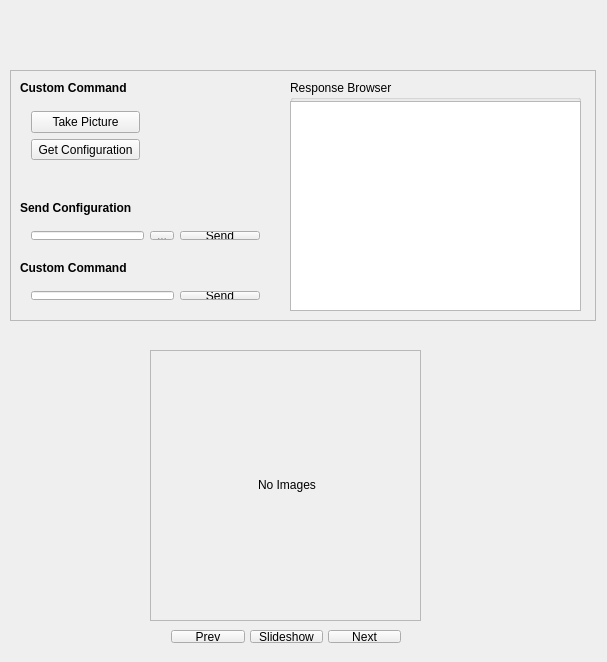
<?xml version="1.0" encoding="UTF-8"?>
<ui version="4.0">
 <class>RPiServer</class>
 <widget class="QMainWindow" name="RPiServer">
  <property name="geometry">
   <rect>
    <x>0</x>
    <y>0</y>
    <width>607</width>
    <height>662</height>
   </rect>
  </property>
  <property name="windowTitle">
   <string>RPiServer</string>
  </property>
  <widget class="QWidget" name="centralWidget">
   <widget class="QLabel" name="imageLbl">
    <property name="geometry">
     <rect>
      <x>162</x>
      <y>360</y>
      <width>250</width>
      <height>250</height>
     </rect>
    </property>
    <property name="text">
     <string>No Images</string>
    </property>
    <property name="alignment">
     <set>Qt::AlignCenter</set>
    </property>
   </widget>
   <widget class="QWidget" name="horizontalLayoutWidget">
    <property name="geometry">
     <rect>
      <x>160</x>
      <y>620</y>
      <width>252</width>
      <height>34</height>
     </rect>
    </property>
    <layout class="QHBoxLayout" name="horizontalLayout">
     <property name="spacing">
      <number>5</number>
     </property>
     <property name="topMargin">
      <number>10</number>
     </property>
     <item>
      <widget class="QPushButton" name="prevButton">
       <property name="text">
        <string>Prev</string>
       </property>
      </widget>
     </item>
     <item>
      <widget class="QPushButton" name="slideshowButton">
       <property name="text">
        <string>Slideshow</string>
       </property>
      </widget>
     </item>
     <item>
      <widget class="QPushButton" name="nextButton">
       <property name="text">
        <string>Next</string>
       </property>
      </widget>
     </item>
    </layout>
   </widget>
   <widget class="QFrame" name="frame">
    <property name="geometry">
     <rect>
      <x>10</x>
      <y>70</y>
      <width>586</width>
      <height>251</height>
     </rect>
    </property>
    <property name="frameShape">
     <enum>QFrame::StyledPanel</enum>
    </property>
    <property name="frameShadow">
     <enum>QFrame::Raised</enum>
    </property>
    <widget class="QGroupBox" name="groupBox_3">
     <property name="geometry">
      <rect>
       <x>280</x>
       <y>10</y>
       <width>291</width>
       <height>231</height>
      </rect>
     </property>
     <property name="title">
      <string>Response Browser</string>
     </property>
     <widget class="QTextBrowser" name="responseBrowser">
      <property name="geometry">
       <rect>
        <x>0</x>
        <y>21</y>
        <width>291</width>
        <height>210</height>
       </rect>
      </property>
     </widget>
    </widget>
    <widget class="QWidget" name="verticalLayoutWidget">
     <property name="geometry">
      <rect>
       <x>10</x>
       <y>30</y>
       <width>131</width>
       <height>71</height>
      </rect>
     </property>
     <layout class="QVBoxLayout" name="verticalLayout">
      <item>
       <widget class="QPushButton" name="takePicture">
        <property name="text">
         <string>Take Picture</string>
        </property>
       </widget>
      </item>
      <item>
       <widget class="QPushButton" name="getConfig">
        <property name="text">
         <string>Get Configuration</string>
        </property>
       </widget>
      </item>
     </layout>
    </widget>
    <widget class="QLabel" name="label_3">
     <property name="geometry">
      <rect>
       <x>10</x>
       <y>10</y>
       <width>151</width>
       <height>16</height>
      </rect>
     </property>
     <property name="font">
      <font>
       <weight>75</weight>
       <bold>true</bold>
      </font>
     </property>
     <property name="text">
      <string>Custom Command</string>
     </property>
    </widget>
    <widget class="QWidget" name="horizontalLayoutWidget_2">
     <property name="geometry">
      <rect>
       <x>10</x>
       <y>210</y>
       <width>251</width>
       <height>31</height>
      </rect>
     </property>
     <layout class="QHBoxLayout" name="horizontalLayout_2">
      <item>
       <widget class="QLineEdit" name="cmdEdit"/>
      </item>
      <item>
       <widget class="QPushButton" name="sendButton">
        <property name="text">
         <string>Send</string>
        </property>
       </widget>
      </item>
     </layout>
    </widget>
    <widget class="QLabel" name="label_2">
     <property name="geometry">
      <rect>
       <x>10</x>
       <y>190</y>
       <width>151</width>
       <height>16</height>
      </rect>
     </property>
     <property name="font">
      <font>
       <weight>75</weight>
       <bold>true</bold>
      </font>
     </property>
     <property name="text">
      <string>Custom Command</string>
     </property>
    </widget>
    <widget class="QWidget" name="horizontalLayoutWidget_3">
     <property name="geometry">
      <rect>
       <x>10</x>
       <y>150</y>
       <width>251</width>
       <height>31</height>
      </rect>
     </property>
     <layout class="QHBoxLayout" name="horizontalLayout_3">
      <item>
       <widget class="QLineEdit" name="configFile"/>
      </item>
      <item>
       <widget class="QToolButton" name="browseButton">
        <property name="text">
         <string>...</string>
        </property>
       </widget>
      </item>
      <item>
       <widget class="QPushButton" name="sendCfgButton">
        <property name="text">
         <string>Send</string>
        </property>
       </widget>
      </item>
     </layout>
    </widget>
    <widget class="QLabel" name="label_4">
     <property name="geometry">
      <rect>
       <x>10</x>
       <y>130</y>
       <width>151</width>
       <height>16</height>
      </rect>
     </property>
     <property name="font">
      <font>
       <weight>75</weight>
       <bold>true</bold>
      </font>
     </property>
     <property name="text">
      <string>Send Configuration</string>
     </property>
    </widget>
   </widget>
   <widget class="QFrame" name="frame_22">
    <property name="geometry">
     <rect>
      <x>150</x>
      <y>350</y>
      <width>271</width>
      <height>271</height>
     </rect>
    </property>
    <property name="frameShape">
     <enum>QFrame::StyledPanel</enum>
    </property>
    <property name="frameShadow">
     <enum>QFrame::Raised</enum>
    </property>
   </widget>
   <widget class="QLabel" name="imageTitle">
    <property name="geometry">
     <rect>
      <x>156</x>
      <y>330</y>
      <width>261</width>
      <height>20</height>
     </rect>
    </property>
    <property name="text">
     <string/>
    </property>
    <property name="alignment">
     <set>Qt::AlignCenter</set>
    </property>
   </widget>
  </widget>
 </widget>
 <layoutdefault spacing="6" margin="11"/>
 <resources/>
 <connections/>
</ui>
